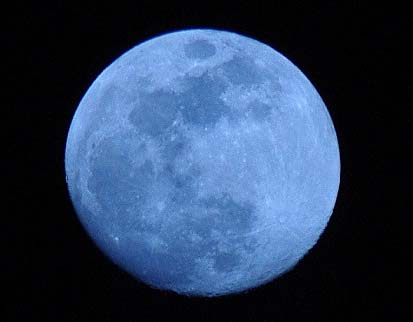
#> input picture pic/Ind.jpg, 413 x 322 px
$ jupyter execute --allow-errors Lab10_Ind.ipynb
#> lines starting #> are read from the running program, lines starting #| are printed output that depends on the picture; after the words box and inside, x2 and y2 are one past the last pixel; in counts of white or black regions, pixels touching at a corner belong together
[cell 1]
import cv2
import numpy as np
import matplotlib.pyplot as plt

Загружаем изображение, переводим его в бинарное и получаем контур бинарного изображения

[cell 2]
image =  cv2.imread('pic/Ind.jpg', cv2.COLOR_BGR2RGB)
#> image is the input picture: shape (322, 413, 3); mean B, G, R 89.8, 61.7, 43

plt.subplot(131)
plt.title('Оригинал')
plt.axis('off')
plt.imshow(image);

img = cv2.cvtColor(image, cv2.COLOR_BGR2GRAY)
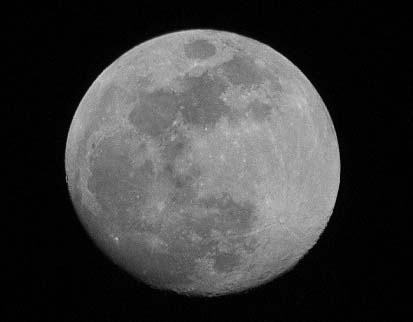
#> img: shape (322, 413); min 0, max 208, mean 59.3
ret,thresh = cv2.threshold(img,30,255, cv2.THRESH_BINARY)
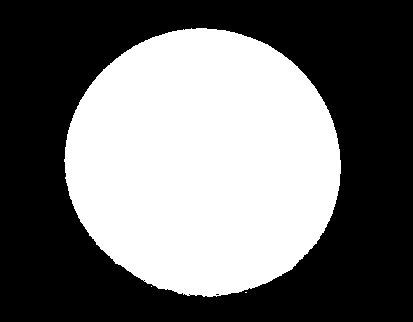
#> thresh: shape (322, 413); 43.5% white; 3 white regions (2 under 20 px), largest, box (x1, y1, x2, y2) and area: (64, 28, 341, 297) 57819
#> (the rest of this cell did not finish here and is left out)

Контур бинарного изображения обводим минимально возможным прямоугольником

#> (a cell that did not finish here is left out)

Выравниваем изображение

[cell 4]
rows,cols = img.shape
#> rows = 322; cols = 413
M = cv2.getRotationMatrix2D((cols/2,rows/2),32.2,1)
dst = cv2.warpAffine(img,M,(cols,rows))
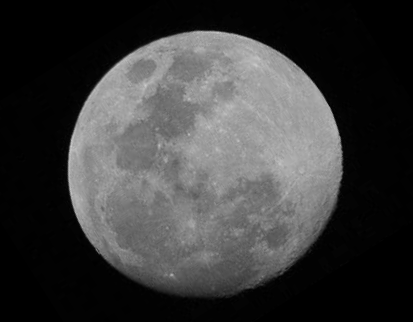
#> dst: shape (322, 413); min 0, max 205, mean 59
plt.imshow(dst, cmap='gray');

Получаем новые контуры

[cell 5]
ret,thresh = cv2.threshold(dst,30,255, cv2.THRESH_BINARY)
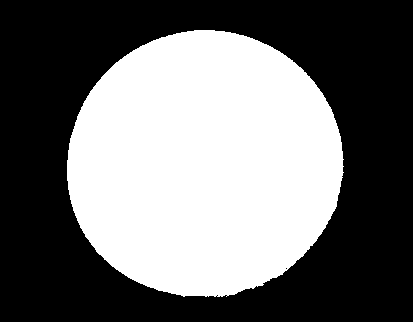
#> thresh: shape (322, 413); 43.6% white; 1 white region, box (x1, y1, x2, y2) and area: (67, 30, 344, 297) 57918
#> (the rest of this cell did not finish here and is left out)

Обрезаем всё, что не входит в контур

[cell 6]
out = np.zeros_like(dst)
#> (the rest of this cell did not finish here and is left out)

Меняем размер изображения

[cell 7]
piece = cv2.resize(out, (200,100), interpolation=cv2.INTER_LINEAR)
#> out: shape (322, 413); every value is 0
(h, w) = piece.shape[:2]
#> h = 100; w = 200
print(w,h)
#| 200 100
plt.imshow(piece, cmap='gray');
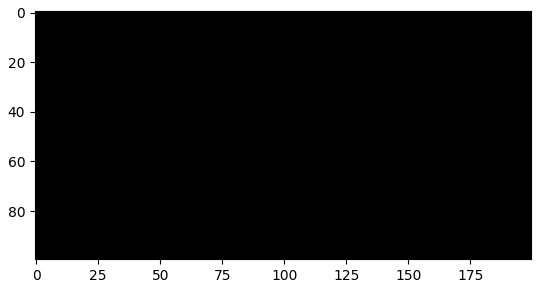
#> figure drawn by matplotlib, 1 panel

Производим аффинное преобразование изменённого изображения

[cell 8]
pts1 = np.float32([[50,50],[200,50],[50,200]])
pts2 = np.float32([[10,100],[200,50],[100,250]])

M = cv2.getAffineTransform(pts1,pts2)
dst = cv2.warpAffine(piece,M,(cols,rows))
#> piece: shape (100, 200); every value is 0

plt.imshow(dst, cmap='gray');
